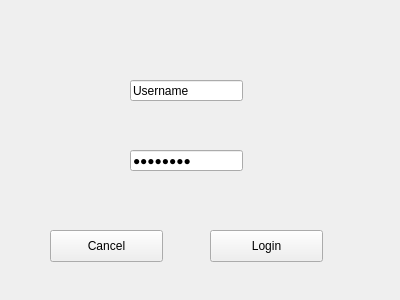
<?xml version="1.0" encoding="UTF-8"?>
<ui version="4.0">
 <class>LoginPage</class>
 <widget class="QWidget" name="LoginPage">
  <property name="geometry">
   <rect>
    <x>0</x>
    <y>0</y>
    <width>400</width>
    <height>300</height>
   </rect>
  </property>
  <property name="windowTitle">
   <string>Form</string>
  </property>
  <widget class="QLineEdit" name="Username">
   <property name="geometry">
    <rect>
     <x>130</x>
     <y>80</y>
     <width>113</width>
     <height>21</height>
    </rect>
   </property>
   <property name="text">
    <string>Username</string>
   </property>
  </widget>
  <widget class="QLineEdit" name="Password">
   <property name="geometry">
    <rect>
     <x>130</x>
     <y>150</y>
     <width>113</width>
     <height>21</height>
    </rect>
   </property>
   <property name="text">
    <string>Password</string>
   </property>
   <property name="echoMode">
    <enum>QLineEdit::Password</enum>
   </property>
  </widget>
  <widget class="QPushButton" name="CancelButton">
   <property name="geometry">
    <rect>
     <x>50</x>
     <y>230</y>
     <width>113</width>
     <height>32</height>
    </rect>
   </property>
   <property name="text">
    <string>Cancel</string>
   </property>
  </widget>
  <widget class="QPushButton" name="LoginButton">
   <property name="geometry">
    <rect>
     <x>210</x>
     <y>230</y>
     <width>113</width>
     <height>32</height>
    </rect>
   </property>
   <property name="text">
    <string>Login</string>
   </property>
  </widget>
 </widget>
 <resources/>
 <connections/>
</ui>
